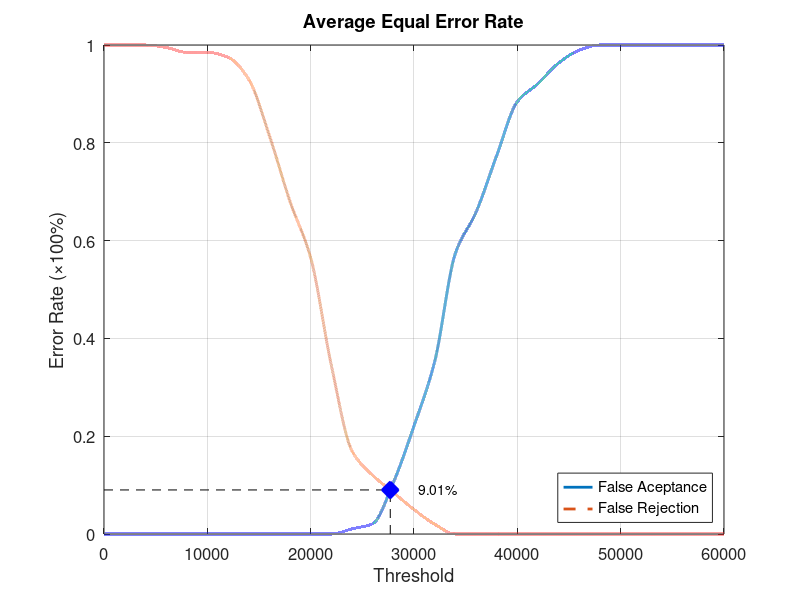
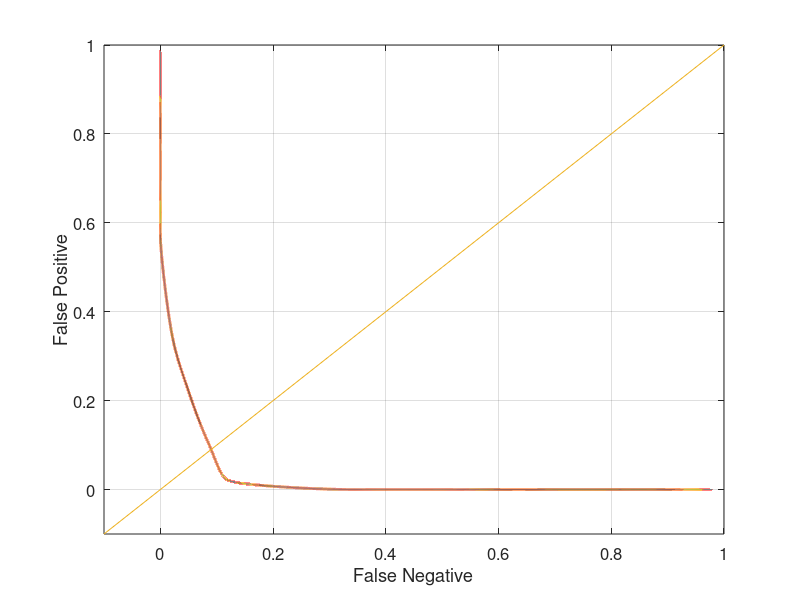

Source code (MATLAB) for these figures, in order:
function yEER = Database4_4
close all;
clear;
clc;
x = 0:2000:60000;
xq = 0:0.5:60000;

y0 = [0 0 0 0 0 0 0 0 0 0 0 0 0.0105263 0.0210526 0.105263 0.221053 0.352632 0.573684 0.657895 0.773684 0.884211 0.921053 0.963158 0.989474 1 1 1 1 1 1 1];
yy0 = interp1(x, y0, xq, 'pchip');
y1 = [1 1 1 0.995 0.985 0.985 0.975 0.93 0.815 0.68 0.565 0.345 0.17 0.12 0.085 0.05 0.02 0 0 0 0 0 0 0 0 0 0 0 0 0 0];
yy1 = interp1(x, y1, xq, 'pchip');

% Calculating EER: 
y2 = abs(y0 - y1);
find(y2 == min(y2))
yy2 = abs(yy0 - yy1);
xEER = find(yy2 == min(yy2));
xEERIndex = xq(xEER) % X-axis EER
yEER = yy0(xEER) % Y-axis EER

main = figure
plot(xq, yy0,'-','LineWidth', 2);	hold on
plot(xq, yy1,'--','LineWidth', 2);	hold on
plot([xEERIndex xEERIndex], [0 yEER], 'k--');	hold on
plot([0 xEERIndex], [yEER yEER], 'k--');	hold on
plot(xEERIndex, yEER, 'bx', 'LineWidth', 10);	hold on
text(xEERIndex + 10 * xEERIndex / 100, yEER, [num2str(round((10000 * yEER)) / 100) '%'])
legend('False Aceptance', 'False Rejection', 'Location', 'SouthEast')
xlabel('Threshold')
ylabel('Error Rate (\times100%)')
title('Average Equal Error Rate')
set(gca, 'FontSize', 12)
axis([0 60000 0 1])
grid on

print(main, 'Database4_4Main', '-dpng');
FNRxFPR = figure('Color', [1 1 1]);
plot(yy1, yy0, '-', yy1, yy0, 'LineWidth', 2);
hold on
y = -0.1:0.1:1
plot(y, y); 
set(gca, 'FontSize', 12)
xlabel('False Negative')
ylabel('False Positive')
axis([-0.1 1 -0.1 1])
set(gca, 'FontSize', 12)
grid on

print(FNRxFPR, 'Database4_4FNRxFPR','-dpng');
end
